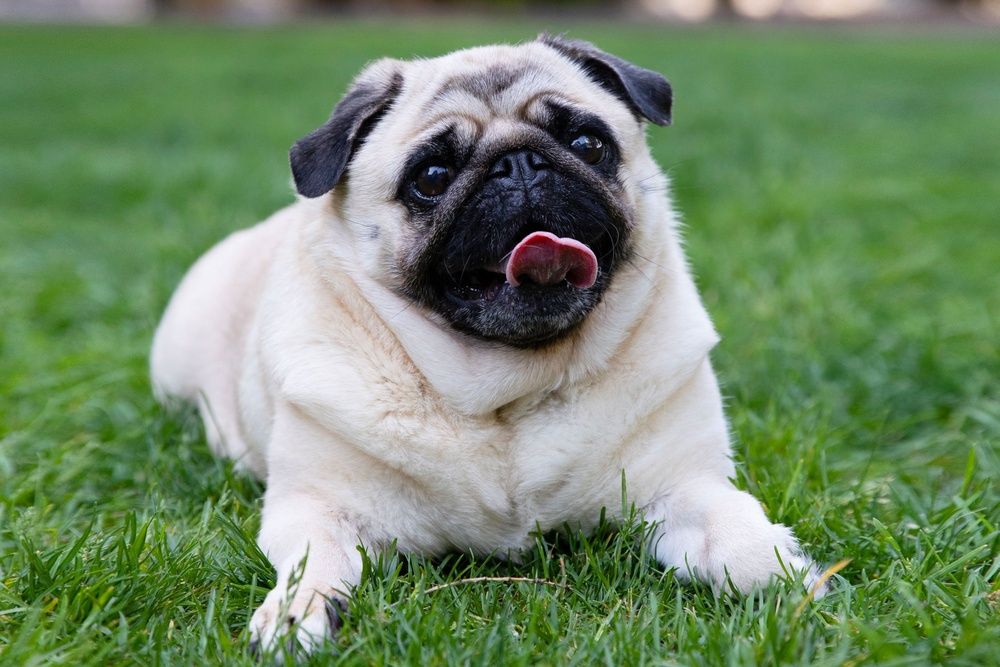
#> input picture classwork1/pug.jpg, 1000 x 667 px, shrunk from 2765 x 1843 before the run
$ python linearFilter.py
#> lines starting #> are read from the running program, lines starting #| are printed output that depends on the picture; after the words box and inside, x2 and y2 are one past the last pixel; in counts of white or black regions, pixels touching at a corner belong together
import numpy as np
import cv2 as cv

#create empty
filter = np.zeros([500,500],dtype = np.uint8)

ceta = int(45)
radius = int(200)

img = cv.imread("pug.jpg",cv.IMREAD_GRAYSCALE)
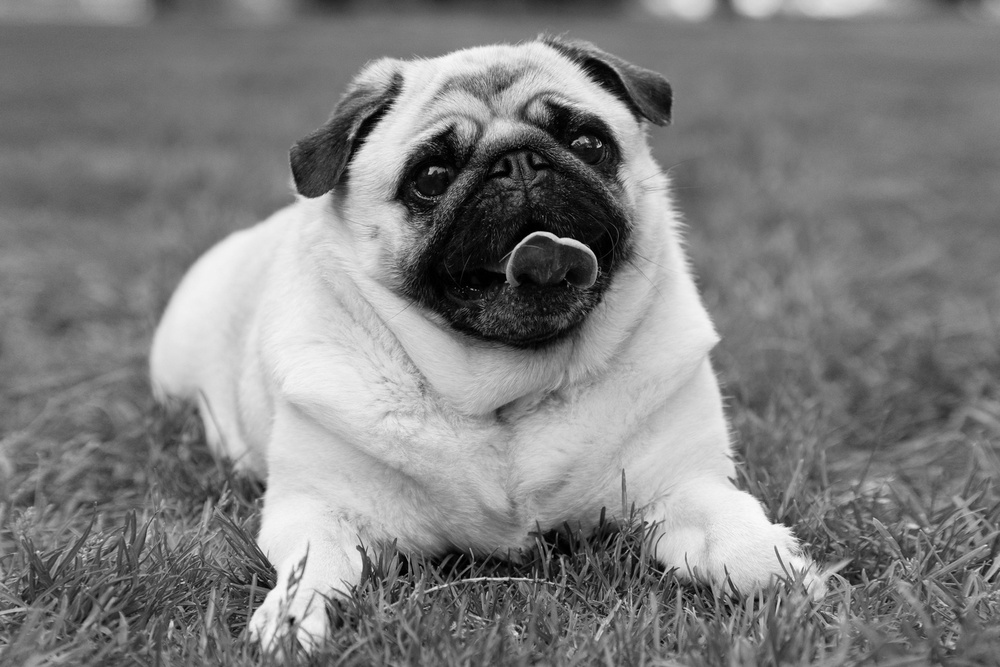
#> img: shape (667, 1000); min 0, max 251, mean 127.7

#สร้างเส้นตรง
for i in range (radius):
  x = int (i*np.cos(ceta))
  y = int (i*np.sin(ceta))
  filter[y,x] = 255

kernel = filter/np.sum(filter)

# print(filter)
# print(kernel)


conFilter = cv.filter2D(img,-1,kernel,borderType = cv.BORDER_REFLECT)
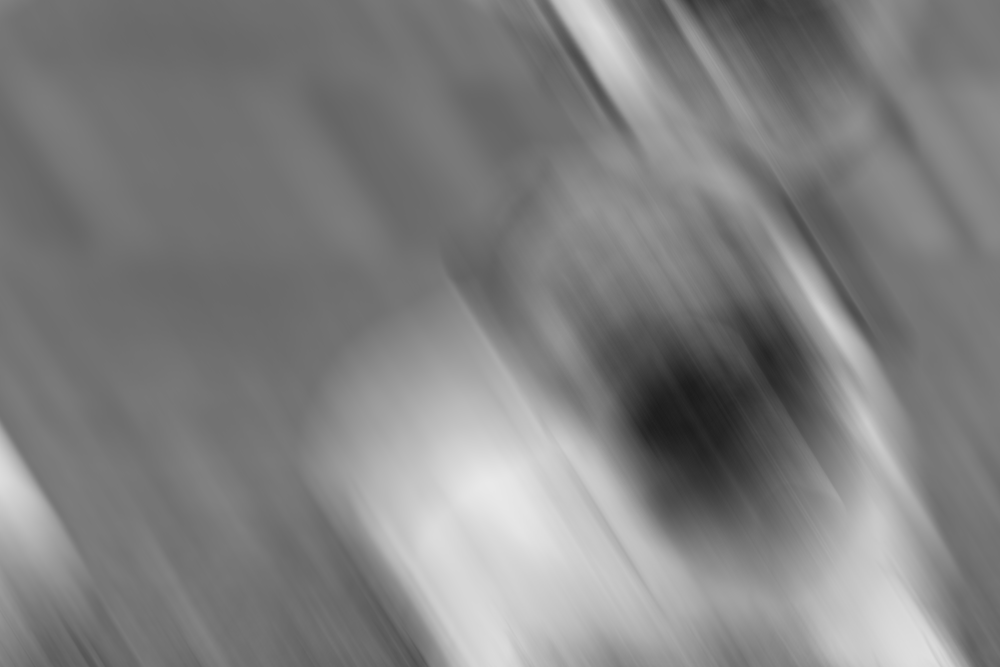
#> conFilter: shape (667, 1000); min 28, max 233, mean 128

# display image
cv.imwrite('Draw Line.png', filter)
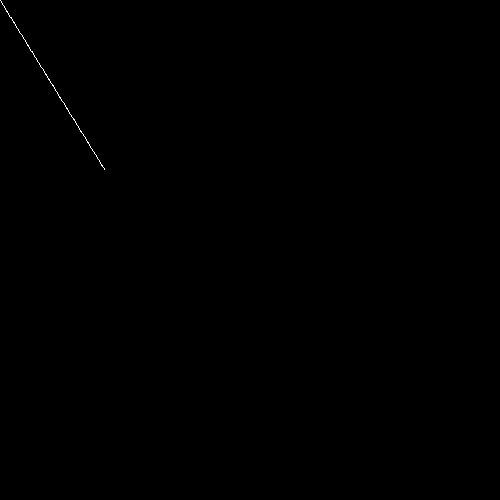
#> saved as Draw Line.png: shape (500, 500); 0.07% white in thin lines or dots, all inside (x1, y1, x2, y2) = (0, 0, 105, 170)
cv.imwrite('Convolution.png',conFilter)
cv.imshow('ConvolutionImg',conFilter)
cv.waitKey(0)
cv.destroyAllWindows()
